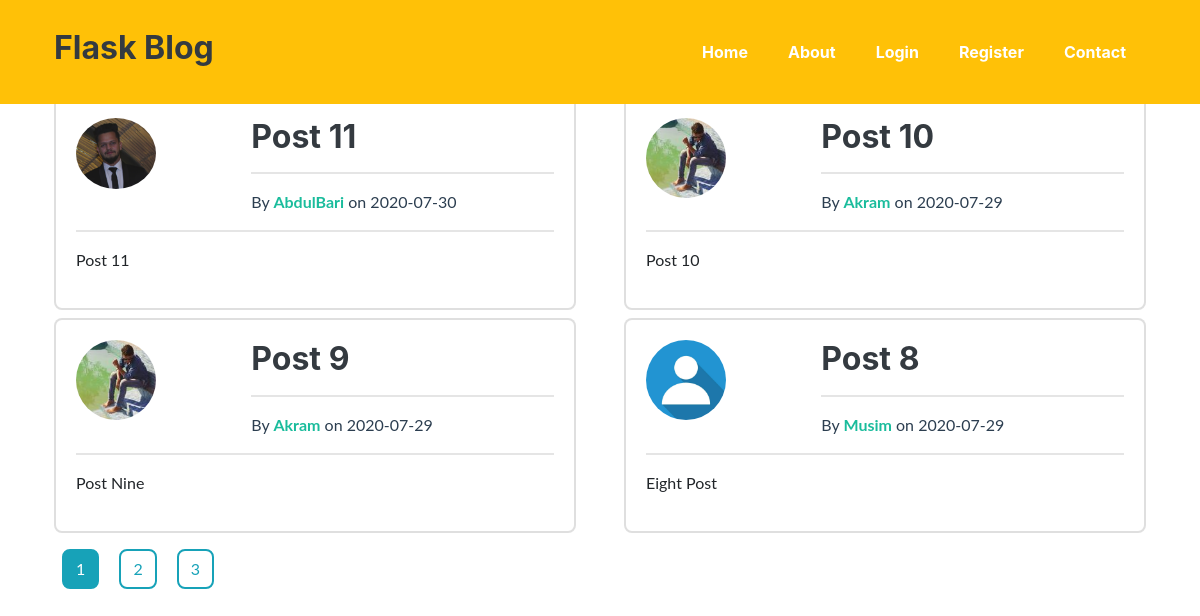
Page /home on the earlier database version.
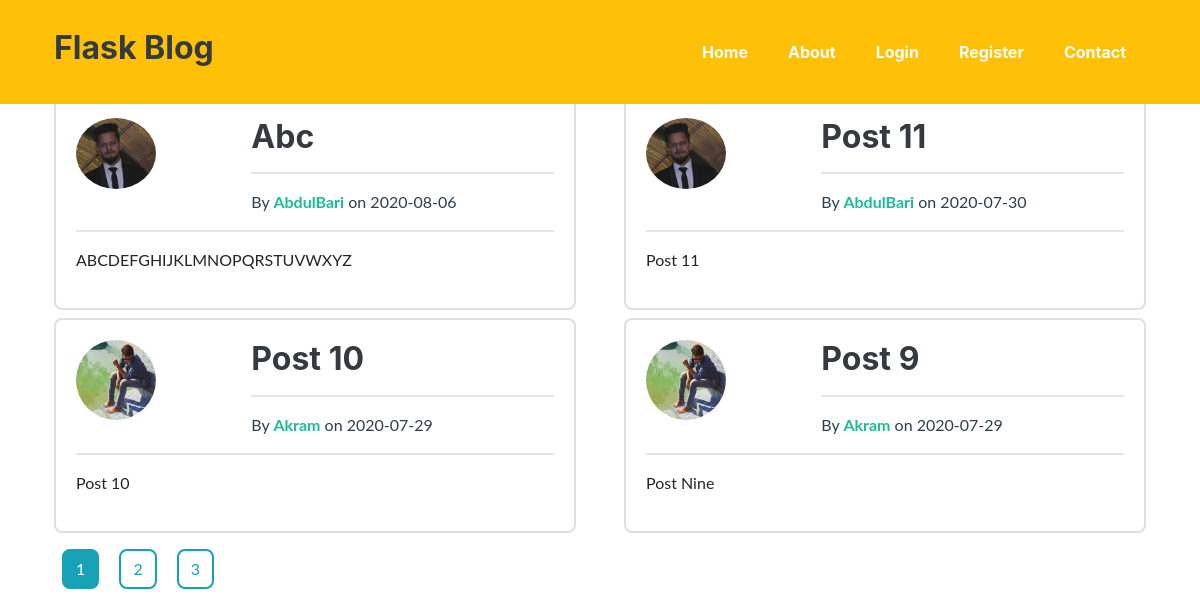
Same page on the later database version.
### flaskblog/models.py (models this page shows, shortened)
class Post(db.Model):
	id = db.Column(db.Integer,primary_key=True)
	title = db.Column(db.String(100),nullable=False)
	date_posted = db.Column(db.DateTime,nullable=False,default=datetime.utcnow)
	content = db.Column(db.Text,nullable=False)
	user_id = db.Column(db.Integer,db.ForeignKey('user.id'),nullable=False)

class User(db.Model,UserMixin):
	id = db.Column(db.Integer,primary_key=True)
	username = db.Column(db.String(20),unique=True,nullable=False)
	email = db.Column(db.String(120),unique=True,nullable=False)
	image_file = db.Column(db.String(20),nullable=False,default='default.jpg')
	password = db.Column(db.String(60),nullable=False)
	posts = db.relationship('Post',backref='author',lazy=True)

### flaskblog/main/routes.py (the view)
@main.route("/")
@main.route("/home")
def home():
	page = request.args.get('page',default=1,type=int)
	posts = Post.query.order_by(Post.date_posted.desc()).paginate(per_page=4,page=page)
	return render_template('home.html', posts=posts)

### flaskblog/templates/home.html
{% extends "layout.html" %}
{% block content %}
	<div class="row">
	{% for post in posts.items %}
		<div class="col-6 mb-2">
			<div class="card">
			  <div class="card-body">
			  	<div class="row">
			  		<div class="col-4">
			  			<img class="rounded-circle" style="width:5rem;" src="{{url_for('static',filename='profile_pics/' + post.author.image_file)}}">
			  		</div>
			  		<div class="col-8">
			  			<a style="text-decoration: none;" href="{{ url_for('posts.post',post_id=post.id) }}"><h2 class="card-title text-dark">{{post.title}}</h2></a>
			  			<hr><p class="card-text text-secondary">By <a href="{{ url_for('users.user_posts',username=post.author.username) }}"><strong>{{post.author.username}}</strong></a> on {{ post.date_posted.strftime('%Y-%m-%d') }}</p>
			  		</div>
			  	</div>
			  	<hr>
			    <p>{{post.content}}</p>
			  </div>
			</div>
		</div>
	{% endfor %}
	<div class="col-12">
	{% for page_num in posts.iter_pages(left_edge=1,right_edge=1,left_current=1,right_current=2) %}
		{% if page_num %}
			{% if posts.page == page_num %}
				<a class="btn btn-info m-2" href="{{url_for('main.home',page=page_num)}}">{{page_num}}</a>
			{% else %}
				<a class="btn btn-outline-info m-2" href="{{url_for('main.home',page=page_num)}}">{{page_num}}</a>
			{% endif %}
		{% else %}
		 ...
		{% endif %}
	{% endfor %}
	</div>
	</div>
{% endblock content %}

### flaskblog/templates/layout.html (shortened to what this page needs)
<!DOCTYPE html>
<html>
<head>
	<link rel="stylesheet" href="https://stackpath.bootstrapcdn.com/bootstrap/4.5.0/css/bootstrap.min.css">
	<link href="{{url_for('static',filename='main.CSS')}}" rel="stylesheet" />
</head>
<body>
	<nav class="navbar navbar-expand-lg bg-warning fixed-top" id="mainNav">
            <div class="container">
                <a class="navbar-brand js-scroll-trigger" href="{{ url_for('main.home') }}"><h2 class="text-dark">Flask Blog</h2></a>
                <div class="collapse navbar-collapse" id="navbarResponsive">
                    <ul class="navbar-nav ml-auto">
                        <li class="nav-item mx-0 mx-lg-1"><a class="nav-link py-3 px-0 px-lg-3 rounded js-scroll-trigger" href="{{ url_for('main.home') }}">Home</a></li>
                        <li class="nav-item mx-0 mx-lg-1"><a class="nav-link py-3 px-0 px-lg-3 rounded js-scroll-trigger" href="{{ url_for('main.about') }}">About</a></li>
                        {% if current_user.is_authenticated %}
                        <li class="nav-item mx-0 mx-lg-1"><a class="nav-link py-3 px-0 px-lg-3 rounded js-scroll-trigger" href="{{ url_for('posts.new_post') }}">New Post</a></li>
                        <li class="nav-item mx-0 mx-lg-1"><a class="nav-link py-3 px-0 px-lg-3 rounded js-scroll-trigger" href="{{ url_for('users.account') }}">Account</a></li>
                        <li class="nav-item mx-0 mx-lg-1"><a class="nav-link py-3 px-0 px-lg-3 rounded js-scroll-trigger" href="{{ url_for('users.logout') }}">Logout</a></li>     {% else %}
                        <li class="nav-item mx-0 mx-lg-1"><a class="nav-link py-3 px-0 px-lg-3 rounded js-scroll-trigger" href="{{ url_for('users.login') }}">Login</a></li>
                        <li class="nav-item mx-0 mx-lg-1"><a class="nav-link py-3 px-0 px-lg-3 rounded js-scroll-trigger" href="{{ url_for('users.register') }}">Register</a></li>
                        {% endif %}
                        <li class="nav-item mx-0 mx-lg-1"><a class="nav-link py-3 px-0 px-lg-3 rounded js-scroll-trigger" href="{{ url_for('main.home') }}">Contact</a></li>
                    </ul>
                </div>
            </div>
        </nav>
        <br><br><br><br>
	<div class="container">
	{% block content %}
	{% endblock %}
	</div>
</body>
</html>

Differences in the rows shown:
no longer on this page (row unchanged): Post: image_file (placeholder picture), title "Post 8", author.username "Musim", date_posted "2020-07-29", content "Eight Post"
added Post: image_file (picture), title "Abc", author.username "AbdulBari", date_posted "2020-08-06", content "ABCDEFGHIJKLMNOPQRSTUVWXYZ"
